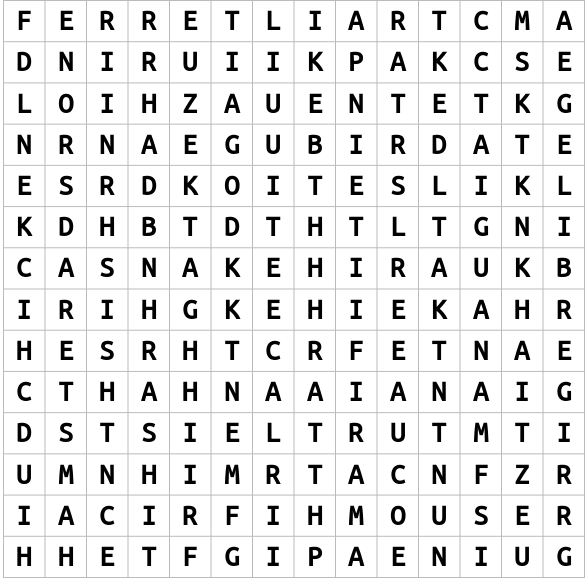
#> input picture test_data/cropped_word_search.png, 586 x 580 px
$ python grid_parser.py
#> lines starting #> are read from the running program, lines starting #| are printed output that depends on the picture; after the words box and inside, x2 and y2 are one past the last pixel; in counts of white or black regions, pixels touching at a corner belong together
#> in test, img is the input picture: shape (580, 586, 3); min 0, max 255, mean 230.4
import cv2
import numpy as np

class Blob:
    x, y, w, h = int, int, int, int
    pixels: 'set[tuple[int,int]]'
    letter: str
    img: np.ndarray

    def __init__(self, start: 'tuple[int,int]', img: np.ndarray):
        blob = Blob.get_blob(start, img, debug=img)
        self.pixels = set(blob)
        self.x, self.y, self.w, self.h = Blob.get_blob_bounds(blob)
        # Create image from pixels
        self.img = np.full((self.h, self.w), 255, dtype=np.uint8)
        for pixel in self.pixels:
            self.img.itemset(pixel[0]-self.y, pixel[1]-self.x, 0)

    def get_blob(pos: 'tuple[int,int]', img: np.ndarray, checked: 'set[tuple[int,int]]'=set(), debug=None) -> 'list[tuple[int,int]]':
        pixels = []
        for y in range(pos[0]-1, pos[0]+2):
            for x in range(pos[1]-1, pos[1]+2):
                if (y, x) in checked:
                    continue

                checked.add((y, x))

                if img.item(y, x) == 0:
                    pixels.append((y, x))

                    pixels += Blob.get_blob((y, x), img, checked=checked, debug=debug)

        return pixels

    def get_blob_bounds(blob: 'list[tuple[int,int]]') -> 'int, int, int, int':
        left, right = blob[0][1], blob[0][1]
        top, bottom = blob[0][0], blob[0][0]

        for pixel in blob[1:]:
            if pixel[0] < top:
                top = pixel[0]
            elif pixel[0] > bottom:
                bottom = pixel[0]
            if pixel[1] < left:
                left = pixel[1]
            elif pixel[1] > right:
                right = pixel[1]

        return left, top, right-left+1, bottom-top+1


def str_to_grid(string: str):
    return [[letter for letter in row] for row in string.split("\n")]

def img_to_grid(img):
    grayscale = cv2.cvtColor(img, cv2.COLOR_BGR2GRAY)
    (tresh, binary) = cv2.threshold(grayscale, 127, 255, cv2.THRESH_BINARY)
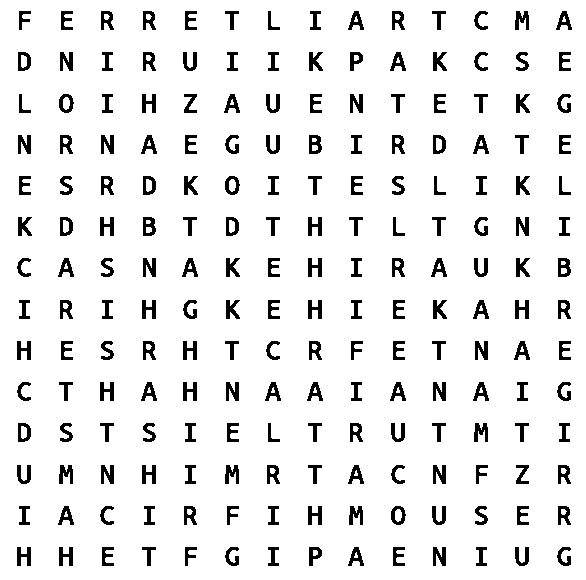
#> binary: shape (580, 586); 91.9% white; 196 black regions, largest, box (x1, y1, x2, y2) and area: (60, 52, 73, 71) 175, (350, 94, 363, 113) 175, (18, 135, 31, 154) 175
    blobs = get_blobs(binary)
    registered = register_letters(blobs)
    grid = []
    row = []
    row_height = blobs[0].h
    current_row = blobs[0].y
    for blob in registered:
        if abs(blob.y - current_row) > row_height:
            grid.append(row)
            row = []
            current_row = blob.y
        row.append(blob.letter)
    return grid

def get_blobs(img): # binary image
    blobs: 'list[Blob]' = []
    found_pixels: 'set[tuple[int,int]]'= set()
    for y in range(img.shape[0]):
        for x in range(img.shape[1]):
            if img.item(y, x) == 0 and not (y, x) in found_pixels:
                blob = Blob((y, x), img)
                blobs.append(blob)
                found_pixels.update(blob.pixels)
#> this loop made 580 passes
#> after the loop, blobs = 196 items; found_pixels = 27575 items
#> in img_to_grid, `blobs = get_blobs(binary)`: blobs = 196 items
    return blobs

def bin_compare(img1: np.ndarray, img2: np.ndarray, tolerance=10):
    score = 0
    for a, b in zip(img1.flatten(), img2.flatten()):
        a = int(a/255)
        b = int(b/255)
        if a != b:
            score += 1
    return score < tolerance

def register_letters(blobs: 'list[Blob]'):
    found_letters: 'list[tuple(str, np.ndarray)]' = []
    for i, blob in enumerate(blobs):
        sized = cv2.resize(blob.img, (8,8))
        for letter, comp_img in found_letters:
            if bin_compare(sized, comp_img):
                blobs[i].letter = letter
                break
        else:
            cv2.imshow("letter", blob.img)
            letter = chr(cv2.waitKey(0))
            blobs[i].letter = letter
            found_letters.append((letter, sized))
#> this loop made 196 passes; (key Esc is pressed on pass 1)
    return blobs


def test():
    # read image as grayscale
    img = cv2.imread("test_data/cropped_word_search.png")
    grid = img_to_grid(img)
    for row in grid:
        print(" ".join(row))
#> this loop made 13 passes

test()
